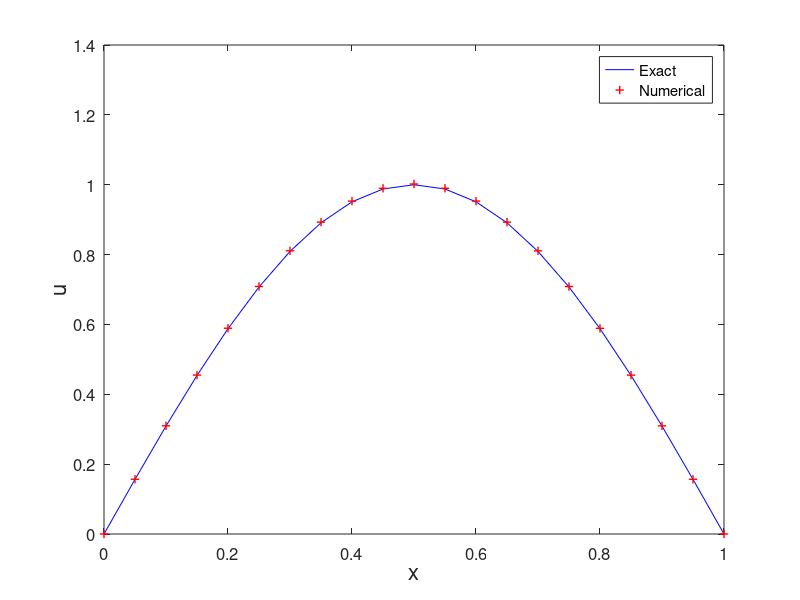

Recreate this plot in MATLAB.
% fdm1d1.m
% finite difference method for 1D problem
% -u''+u'=pi^2*sin(pi*x)+pi*cos(pi*x) in [0,1]
% u(0)=0, u(1)=0 ;
% exact solution: u=sin(pi*x)
clear all; close all;
h=0.05;
x=0:h:1;
N=length(x)-1;
A=diag((2/h^2)*ones(N-1,1))...
    +diag((1/(2*h)-1/h^2)*ones(N-2,1),1)...
    +diag((-1/(2*h)-1/h^2)*ones(N-2,1),-1);
b=pi^2*sin(pi*x(2:N))+pi*cos(pi*x(2:N));
u=A\b';
u=[0;u;0];
ue=sin(pi*x)';
plot(x,ue,'b-',x,u,'r+','LineWidth',1)
Error=max(abs(u-ue))
legend('Exact ','Numerical','location','NorthEast')
%title('Finite Difference Method','fontsize',12)
set(gca,'fontsize',12)
xlabel('x','fontsize', 16), ylabel('u','fontsize',16)

% print -dpng -r600 fdm1d1.png
% print -depsc2 fdm1d1.eps
